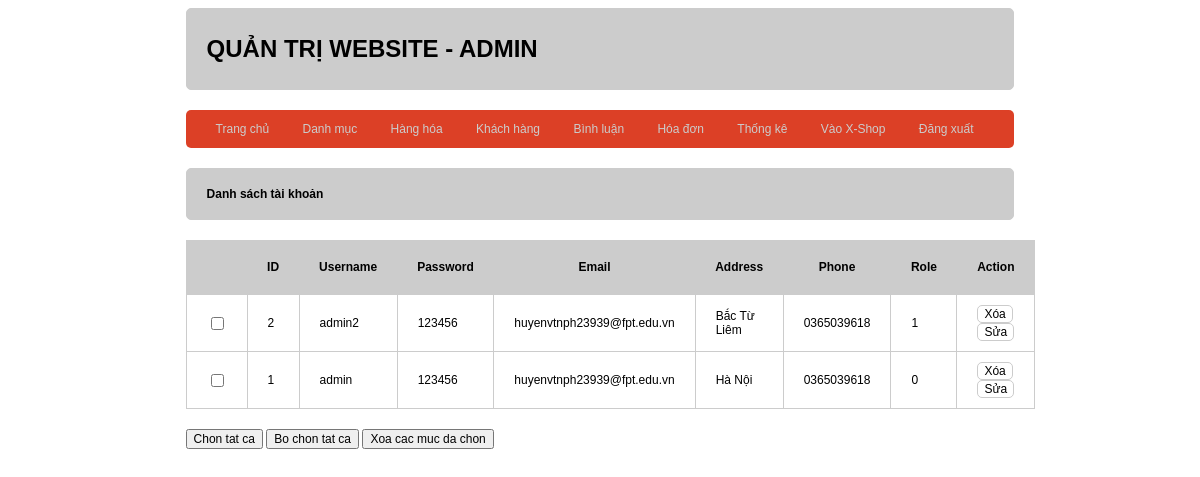
The app's page /admin/index.php?act=dskh with its own data.
### tables this page shows
CREATE TABLE `tai_khoan` (
  `id` int(11) NOT NULL,
  `username` varchar(55) NOT NULL COMMENT 'tên đăng nhập',
  `password` varchar(55) NOT NULL COMMENT 'mật khẩu',
  `email` varchar(255) NOT NULL,
  `address` varchar(255) DEFAULT NULL COMMENT 'Địa chỉ',
  `phone` varchar(20) DEFAULT NULL COMMENT 'Số điện thoại',
  `role` int(11) NOT NULL DEFAULT 0 COMMENT 'Vai trò: quản trị hoặc khách hàng'
);

### model/pdo.php (called while the page is built, shortened)
<?php
function pdo_get_connection(){
    $dburl = "mysql:host=localhost;dbname=duanmau_ph23939;charset=utf8";
    $username = 'root';
    $password = '';
    $conn = new PDO($dburl, $username, $password);
    $conn->setAttribute(PDO::ATTR_ERRMODE, PDO::ERRMODE_EXCEPTION);
    return $conn;
}
function pdo_query($sql){
    $sql_args = array_slice(func_get_args(), 1);
    try{
        $conn = pdo_get_connection();
        $stmt = $conn->prepare($sql);
        $stmt->execute($sql_args);
        $rows = $stmt->fetchAll();
        return $rows;
    }
    catch(PDOException $e){
        throw $e;
    }
    finally{
        unset($conn);
    }
}

### model/tai_khoan.php (called while the page is built, shortened)
<?php
function loadAll_taikhoan(){
    $sql = "select * from tai_khoan order by id desc";
    $listtaikhoan=pdo_query($sql);
    return $listtaikhoan;
}
?>

### admin/taikhoan/list.php (the view, shortened to what this page needs)
<div class="row">
            <div class="row formtitle">
                <h1>Danh sách tài khoản</h1>
            </div>
            <div class="row formcontent">
                <div class="row formdsloai">
                    <table>
                        <tr>
                            <th></th>
                            <th>ID</th>
                            <th>Username</th>
                            <th>Password</th>
                            <th>Email</th>
                            <th>Address</th>
                            <th>Phone</th>
                            <th>Role</th>
                            <th>Action</th>
                        </tr>
                        <?php
                            foreach ($listtaikhoan as $taikhoan) {
                            extract($taikhoan);
                            $xoatk = "index.php?act=xoatk&id=".$id;
                            $suatk = "index.php?act=suatk&id=".$id;
                            ?><tr>
                                <td><input type="checkbox" name="" id=""></td>
                                <td><?=$id?></td>
                                <td><?=$username?></td>
                                <td><?=$password?></td>
                                <td><?=$email?></td>
                                <td><?=$address?></td>
                                <td><?=$phone?></td>
                                <td><?=$role?></td>
                                <td><a href="javascript:confirmDelete('<?=$xoatk?>')"><input type="button" value="Xóa"></a><a href="<?=$suatk?>"><input type="button" value="Sửa"></a></td>
                            </tr>
                            <?php } ?>
                    </table>
                </div>
                </div>
                <div class="row mb10">
                    <input type="button" value="Chon tat ca">
                    <input type="button" value="Bo chon tat ca">
                    <input type="button" value="Xoa cac muc da chon">
                </div>
            </div>
        </div>

### view/css/style.css (style rules this page uses)
* { box-sizing: border-box; font-family: sans-serif; font-size: 1vw; }
.row { float: left; width: 100%; }
.mb10 { margin-bottom: 10px; }
.formtaikhoan input[type="submit"], .formtaikhoan input[type="reset"], .formtaikhoan input[type="button"], .formcontent input[type="submit"], .formcontent input[type="reset"], .formcontent input[type="button"], .searchbox input[type="submit"] { background-color: #fff; border: 1px #ccc solid; border-radius: 5px; }
.formtitle { background-color: #ccc; border: 1px #ccc solid; font-size: 1.5vw; color: rgb(0, 0, 0); border-radius: 5px; padding: 10px 20px; }
.formcontent { padding: 20px 0px; }
.formdsloai table { width: 100%; border-collapse: collapse; }
.formdsloai table th { padding: 20px; background-color: #ccc; }
.formdsloai table td { padding: 10px 20px; border: 1px #ccc solid; }
* { box-sizing: border-box }

### records on screen
tai_khoan: id "2", username "admin2", password "123456", email "huyenvtnph23939@fpt.edu.vn", address "Bắc Từ Liêm", phone "0365039618", role "1"
tai_khoan: id "1", username "admin", password "123456", email "huyenvtnph23939@fpt.edu.vn", address "Hà Nội", phone "0365039618", role "0"
